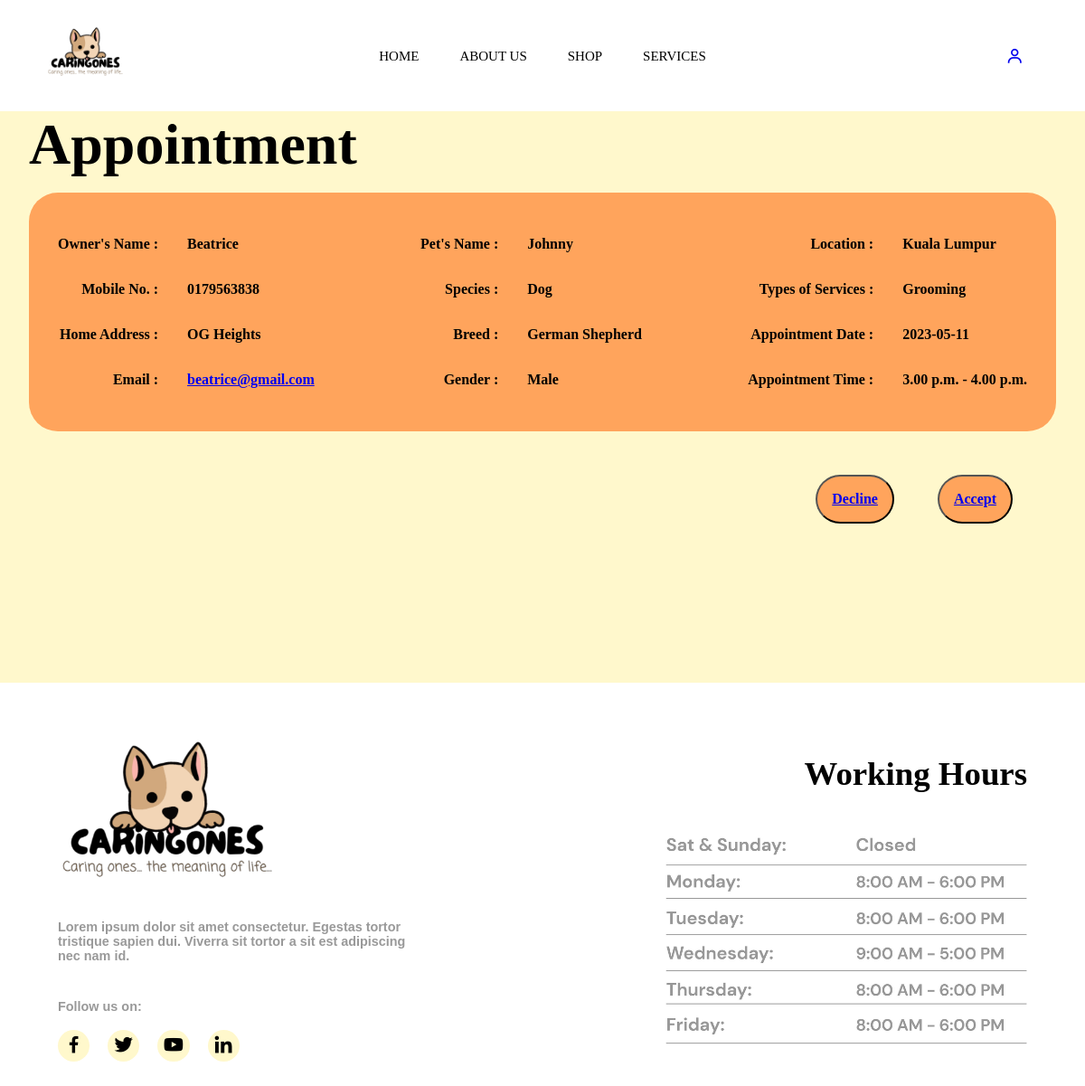
The app's page /view_appointment.php?id=6 with its own data.
### tables this page shows
CREATE TABLE IF NOT EXISTS `appointment` (
  `appointmentID` int NOT NULL AUTO_INCREMENT,
  `cusName` varchar(255) NOT NULL,
  `cusHP` varchar(255) NOT NULL,
  `cusAddress` varchar(255) NOT NULL,
  `cusEmail` varchar(255) NOT NULL,
  `petName` varchar(255) NOT NULL,
  `petSpecies` varchar(255) NOT NULL,
  `petBreed` varchar(255) NOT NULL,
  `petGender` varchar(255) NOT NULL,
  `Location` varchar(255) NOT NULL,
  `serviceType` varchar(255) NOT NULL,
  `appointmentDate` varchar(255) NOT NULL,
  `appointmentTime` varchar(255) NOT NULL,
  `status` varchar(255) NOT NULL,
  `sessionEmail` varchar(255) NOT NULL,
  PRIMARY KEY (`appointmentID`)
);

### view_appointment.php (the view, shortened to what this page needs)
<?php
include("conn.php");
$id = intval($_GET['id']);
$sql = "SELECT * FROM appointment WHERE appointmentID = $id";
$result = mysqli_query($con, $sql);
$row=mysqli_fetch_array($result);
?>
<!DOCTYPE html>
<html>
<?php
    if(isset($_SESSION['email'])){
    require_once("admin_header.php");
    }else{
        require_once('b4header.php');
    }
?>
    <head>
        <link href="view_appointment.css" rel="stylesheet">
    </head>
<body>
    <div class="colour1">
        <form method="post">
            <div class="titleappointmenttext">
                <h1>Appointment</h1>
            </div>
            <div class="content">
                <div class="title">
                    <div class="titlecontent1">
                        <div class="titlesign">
                            Owner's Name :
                        </div>
                        <div class="titlesign">
                            Mobile No. :
                        </div>
                        <div class="titlesign">
                            Home Address :
                        </div>
                        <div class="titlesign">
                            Email :
                        </div>
                    </div>
                    <div class="titlecontent2">
                        <?php
                            print '<div class="titlesign">'.
                                    $row['cusName'].
                                    '</div>
                                    <div class="titlesign">'.
                                            $row['cusHP'].
                                    '</div>
                                    <div class="titlesign">'.
                                            $row['cusAddress'].
                                    '</div>
                                    <div class="titlesign">'.
                                        '<a href="mailto:'.$row
                                        ['cusEmail'].'">'.$row['cusEmail'].'</a>'.
                                    '</div>'
                        ?>
                    </div>
                </div>
                <div class="title">
                    <div class="titlecontent1">
                        <div class="titlesign">
                            Pet's Name :
                        </div>
                        <div class="titlesign">
                            Species :
                        </div>
                        <div class="titlesign">
                            Breed :
                        </div>
                        <div class="titlesign">
                            Gender :
                        </div>
                    </div>
                    <div class="titlecontent2">
                        <?php
                            print '<div class="titlesign">'.
                                    $row['petName'].
                                    '</div>
                                    <div class="titlesign">'.
                                            $row['petSpecies'].
                                    '</div>
                                    <div class="titlesign">'.
                                            $row['petBreed'].
                                    '</div>
                                    <div class="titlesign">'.
                                        $row['petGender'].
                                    '</div>'
                        ?>
                    </div>
                </div>
                <div class="title">
                    <div class="titlecontent1">
                        <div class="titlesign">
                            Location :
                        </div>
                        <div class="titlesign">
                            Types of Services :
                        </div>
                        <div class="titlesign">
                            Appointment Date :
                        </div>
                        <div class="titlesign">
                            Appointment Time :
                        </div>
                    </div>
                    <div class="titlecontent2">
                        <?php
                            print '<div class="titlesign">'.
                                    $row['Location'].
                                    '</div>
                                    <div class="titlesign">'.
                                            $row['serviceType'].
                                    '</div>
                                    <div class="titlesign">'.
                                            $row['appointmentDate'].
                                    '</div>
                                    <div class="titlesign">'.
                                        $row['appointmentTime'].
                                    '</div>'
                        ?>
                    </div>
                </div>
            </div>
                <div class="buttoncontent">
                    <div class="separatebutton">
                        <button class="button" type="submit" title="Decline">
                            <?php
                                print '<a href="delete_appointment.php?id='.$row['appointmentID'].'">Decline</a>';
                            ?>
                        </button>
                    </div>
                    <div class="separatebutton">
                        <button class="button" type="submit" title="Accept">
                            <?php
                                print '<a href="edit_appointment.php?id='.$row['appointmentID'].'">Accept</a>';
                            ?>
                        </button>
                    </div>
                </div>
            </form>
    </div>
</body>
    <?php
        require_once("footer.php");
    ?>
</html>

### header.css (style rules this page uses)
* { margin: 0; padding: 0; }

### view_appointment.css (style rules this page uses)
.colour1 { background-color: #fff8cc; min-height: 75vh; width: auto; display: flex; padding: 0rem 2rem 2rem 2rem; flex-direction: column; justify-content: flex-start; }
.titleappointmenttext { display: flex; padding: 0rem 48rem 1rem 0rem;; font-family: cursive; font-style: normal; font-weight: bold; font-size: 2rem; }
.content { font-family: cursive; font-style: normal; font-weight: bold; font-size: 1rem; background-color: #FFA45C; min-height: auto; width: auto; border-radius: 2rem; display: flex; justify-content: space-between; padding: 2rem 1rem 2rem 1rem; }
.title { display: flex; }
.titlesign { padding: 1rem 1rem 1rem 1rem; width: auto; }
.titlecontent1 { display: flex; flex-direction: column; align-items: flex-end; }
.titlecontent2 { display: flex; flex-direction: column; align-items: flex-start; }
.separatebutton { padding: 0rem 3rem 0rem 0rem }
.buttoncontent { display: flex; padding: 3rem 0rem 0rem 0rem; justify-content: flex-end; }
.button { font-family: cursive; font-style: normal; font-weight: bold; font-size: 1rem; background-color: #FFA45C; width: fit-content; color: black; border-radius: 2rem; display: flex; padding: 1rem 1rem 1rem 1rem; justify-content: center; align-items: center; }

### records on screen
appointment: cusName "Beatrice", cusHP "0179563838", cusAddress "OG Heights", cusEmail "beatrice@gmail.com", petName "Johnny", petSpecies "Dog", petBreed "German Shepherd", petGender "Male", Location "Kuala Lumpur", serviceType "Grooming", appointmentDate "2023-05-11", appointmentTime "3.00 p.m. - 4.00 p.m."
